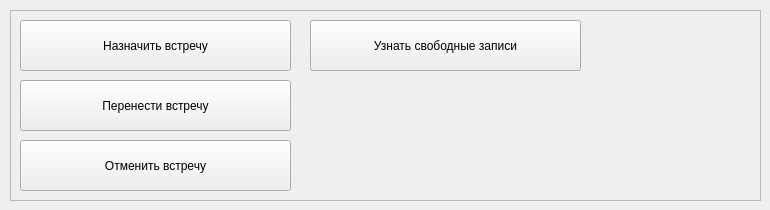
    <widget class="QWidget" name="page_meetings">
     <property name="styleSheet">
      <string notr="true"/>
     </property>
     <widget class="QFrame" name="frame_meetings">
      <property name="geometry">
       <rect>
        <x>10</x>
        <y>10</y>
        <width>751</width>
        <height>191</height>
       </rect>
      </property>
      <property name="styleSheet">
       <string notr="true"/>
      </property>
      <property name="frameShape">
       <enum>QFrame::StyledPanel</enum>
      </property>
      <property name="frameShadow">
       <enum>QFrame::Raised</enum>
      </property>
      <widget class="QPushButton" name="bt_meetingsAdd">
       <property name="geometry">
        <rect>
         <x>10</x>
         <y>10</y>
         <width>271</width>
         <height>51</height>
        </rect>
       </property>
       <property name="styleSheet">
        <string notr="true"/>
       </property>
       <property name="text">
        <string>Назначить встречу</string>
       </property>
      </widget>
      <widget class="QPushButton" name="bt_meetingsCancel">
       <property name="geometry">
        <rect>
         <x>10</x>
         <y>130</y>
         <width>271</width>
         <height>51</height>
        </rect>
       </property>
       <property name="styleSheet">
        <string notr="true"/>
       </property>
       <property name="text">
        <string>Отменить встречу</string>
       </property>
      </widget>
      <widget class="QPushButton" name="bt_meetingsFree">
       <property name="geometry">
        <rect>
         <x>300</x>
         <y>10</y>
         <width>271</width>
         <height>51</height>
        </rect>
       </property>
       <property name="styleSheet">
        <string notr="true"/>
       </property>
       <property name="text">
        <string>Узнать свободные записи</string>
       </property>
      </widget>
      <widget class="QPushButton" name="bt_meetingsEdit">
       <property name="geometry">
        <rect>
         <x>10</x>
         <y>70</y>
         <width>271</width>
         <height>51</height>
        </rect>
       </property>
       <property name="styleSheet">
        <string notr="true"/>
       </property>
       <property name="text">
        <string>Перенести встречу</string>
       </property>
      </widget>
     </widget>
    </widget>
